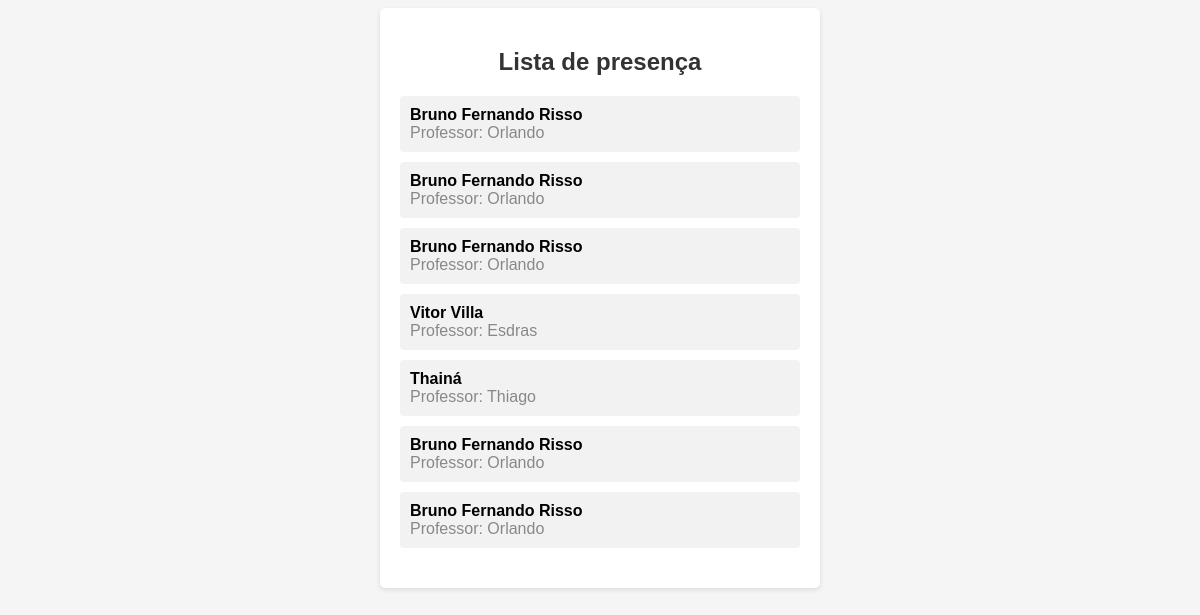
Page /listar on the earlier database version.
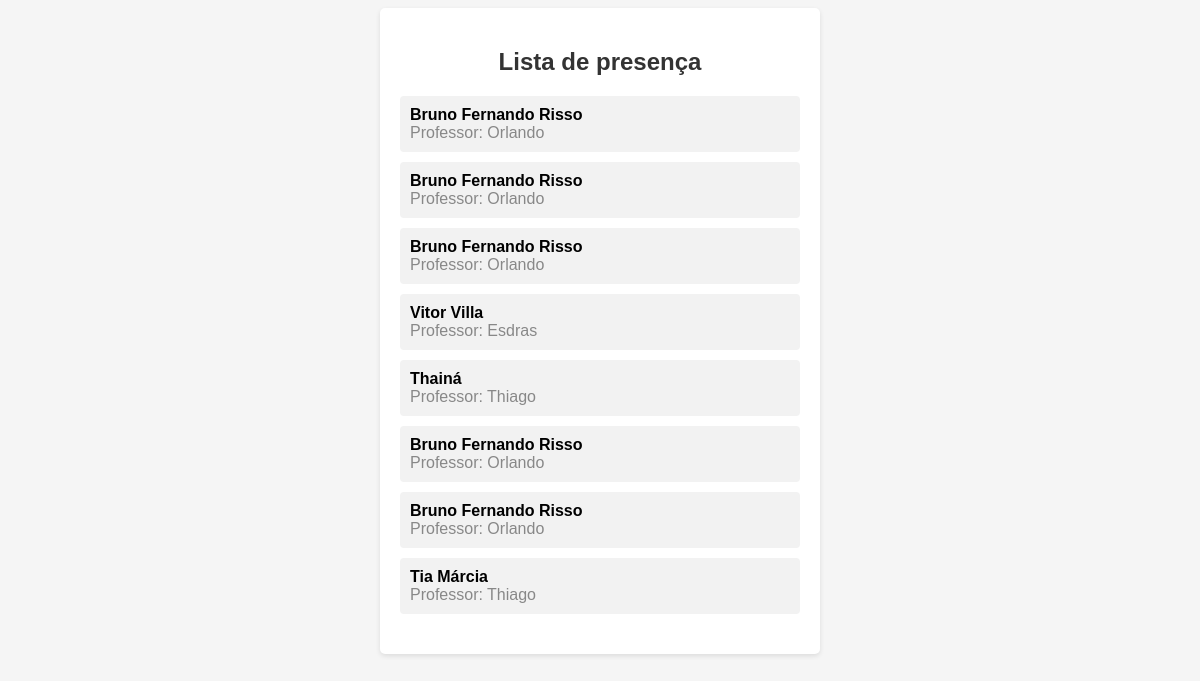
Same page on the later database version.
### core/models.py (models this page shows, shortened)
class PresenceModel(models.Model):
    student_name = models.CharField(max_length=100)
    professor_name = models.CharField(max_length=100)

### core/views.py (the view)
# urls.py: path('listar', views.presentStudents)
def presentStudents(request):
    presences = PresenceModel.objects.all()
    return render(request, 'students.html', {'presences': presences})

### core/templates/students.html (shortened to what this page needs)
<!DOCTYPE html>
<html>
<head>
</head>
<body>
    <div class="container">
        <h2>Lista de presença</h2>
        <ul class="attendance-list">
            {% for presence in presences %}
            <li>
                <span class="student-name">{{ presence.student_name }}</span><br>
                <span class="professor-name">Professor: {{ presence.professor_name }}</span>
            </li>
            {% empty %}
            <li>Nenhum aluno presente.</li>
            {% endfor %}
        </ul>
    </div>
</body>
</html>

### core/templates/students.html (style rules this page uses)
body { font-family: Arial, sans-serif; background-color: #f5f5f5; }
.container { width: 400px; margin: 0 auto; padding: 20px; background-color: #fff; border-radius: 5px; box-shadow: 0 2px 5px rgba(0, 0, 0, 0.1); }
h2 { text-align: center; color: #333; margin-bottom: 20px; }
.attendance-list { list-style-type: none; padding: 0; margin-bottom: 20px; }
.attendance-list li { background-color: #f2f2f2; padding: 10px; border-radius: 4px; margin-bottom: 10px; }
.attendance-list li:last-child { margin-bottom: 0; }
.student-name { font-weight: bold; }
.professor-name { color: #888; }

Differences in the rows shown:
added PresenceModel: student_name "Tia Márcia", professor_name "Thiago"
